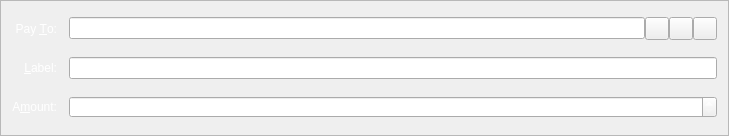
<?xml version="1.0" encoding="UTF-8"?>
<ui version="4.0">
 <class>SendCoinsEntry</class>
 <widget class="QFrame" name="SendCoinsEntry">
  <property name="geometry">
   <rect>
    <x>0</x>
    <y>0</y>
    <width>729</width>
    <height>136</height>
   </rect>
  </property>
  <property name="windowTitle">
   <string>Form</string>
  </property>
  <property name="styleSheet">
   <string notr="true">background-image: url(:/images/bkg2);
color: rgb(255, 255, 255);</string>
  </property>
  <property name="frameShape">
   <enum>QFrame::StyledPanel</enum>
  </property>
  <property name="frameShadow">
   <enum>QFrame::Sunken</enum>
  </property>
  <layout class="QGridLayout" name="gridLayout">
   <property name="spacing">
    <number>12</number>
   </property>
   <item row="5" column="0">
    <widget class="QLabel" name="label">
     <property name="text">
      <string>A&amp;mount:</string>
     </property>
     <property name="alignment">
      <set>Qt::AlignRight|Qt::AlignTrailing|Qt::AlignVCenter</set>
     </property>
     <property name="buddy">
      <cstring>payAmount</cstring>
     </property>
    </widget>
   </item>
   <item row="3" column="0">
    <widget class="QLabel" name="label_2">
     <property name="text">
      <string>Pay &amp;To:</string>
     </property>
     <property name="alignment">
      <set>Qt::AlignRight|Qt::AlignTrailing|Qt::AlignVCenter</set>
     </property>
     <property name="buddy">
      <cstring>payTo</cstring>
     </property>
    </widget>
   </item>
   <item row="5" column="1">
    <widget class="BitcoinAmountField" name="payAmount"/>
   </item>
   <item row="4" column="1">
    <layout class="QHBoxLayout" name="horizontalLayout_2">
     <property name="spacing">
      <number>0</number>
     </property>
     <item>
      <widget class="QValidatedLineEdit" name="addAsLabel">
       <property name="enabled">
        <bool>true</bool>
       </property>
       <property name="toolTip">
        <string>Enter a label for this address to add it to your address book</string>
       </property>
      </widget>
     </item>
    </layout>
   </item>
   <item row="4" column="0">
    <widget class="QLabel" name="label_4">
     <property name="text">
      <string>&amp;Label:</string>
     </property>
     <property name="alignment">
      <set>Qt::AlignRight|Qt::AlignTrailing|Qt::AlignVCenter</set>
     </property>
     <property name="buddy">
      <cstring>addAsLabel</cstring>
     </property>
    </widget>
   </item>
   <item row="3" column="1">
    <layout class="QHBoxLayout" name="payToLayout">
     <property name="spacing">
      <number>0</number>
     </property>
     <item>
      <widget class="QValidatedLineEdit" name="payTo">
       <property name="toolTip">
        <string>The address to send the payment to  (e.g. 2JhbfkAFvXqYkreSgJfrRLS9DepUcxbQci)</string>
       </property>
       <property name="maxLength">
        <number>34</number>
       </property>
      </widget>
     </item>
     <item>
      <widget class="QToolButton" name="addressBookButton">
       <property name="toolTip">
        <string>Choose address from address book</string>
       </property>
       <property name="text">
        <string/>
       </property>
       <property name="icon">
        <iconset resource="../bitcoin.qrc">
         <normaloff>:/icons/address-book</normaloff>:/icons/address-book</iconset>
       </property>
       <property name="shortcut">
        <string>Alt+A</string>
       </property>
      </widget>
     </item>
     <item>
      <widget class="QToolButton" name="pasteButton">
       <property name="toolTip">
        <string>Paste address from clipboard</string>
       </property>
       <property name="text">
        <string/>
       </property>
       <property name="icon">
        <iconset resource="../bitcoin.qrc">
         <normaloff>:/icons/editpaste</normaloff>:/icons/editpaste</iconset>
       </property>
       <property name="shortcut">
        <string>Alt+P</string>
       </property>
      </widget>
     </item>
     <item>
      <widget class="QToolButton" name="deleteButton">
       <property name="toolTip">
        <string>Remove this recipient</string>
       </property>
       <property name="text">
        <string/>
       </property>
       <property name="icon">
        <iconset resource="../bitcoin.qrc">
         <normaloff>:/icons/remove</normaloff>:/icons/remove</iconset>
       </property>
      </widget>
     </item>
    </layout>
   </item>
  </layout>
 </widget>
 <customwidgets>
  <customwidget>
   <class>BitcoinAmountField</class>
   <extends>QSpinBox</extends>
   <header>bitcoinamountfield.h</header>
   <container>1</container>
  </customwidget>
  <customwidget>
   <class>QValidatedLineEdit</class>
   <extends>QLineEdit</extends>
   <header>qvalidatedlineedit.h</header>
  </customwidget>
 </customwidgets>
 <resources>
  <include location="../bitcoin.qrc"/>
 </resources>
 <connections/>
</ui>
